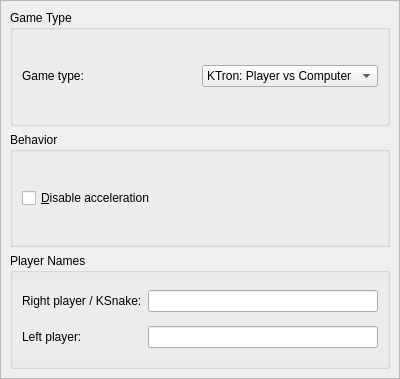
<?xml version="1.0" encoding="UTF-8"?>
<ui version="4.0">
 <class>General</class>
 <widget class="QWidget" name="General">
  <property name="geometry">
   <rect>
    <x>0</x>
    <y>0</y>
    <width>400</width>
    <height>379</height>
   </rect>
  </property>
  <layout class="QVBoxLayout">
   <property name="spacing">
    <number>0</number>
   </property>
   <property name="margin">
    <number>0</number>
   </property>
   <item>
    <widget class="QFrame" name="generalFrame">
     <property name="frameShape">
      <enum>QFrame::StyledPanel</enum>
     </property>
     <property name="frameShadow">
      <enum>QFrame::Plain</enum>
     </property>
     <property name="lineWidth">
      <number>0</number>
     </property>
     <layout class="QVBoxLayout">
      <item>
       <widget class="QGroupBox" name="gameTypeGroup">
        <property name="title">
         <string>Game Type</string>
        </property>
        <layout class="QGridLayout">
         <item row="0" column="1">
          <widget class="KComboBox" name="kcfg_GameType">
           <item>
            <property name="text">
             <string>KTron: Player vs Computer</string>
            </property>
           </item>
           <item>
            <property name="text">
             <string>KTron: Player vs Player</string>
            </property>
           </item>
           <item>
            <property name="text">
             <string>KSnake: Single player</string>
            </property>
           </item>
          </widget>
         </item>
         <item row="0" column="0">
          <widget class="QLabel" name="gameTypeLabel">
           <property name="text">
            <string>Game type:</string>
           </property>
           <property name="wordWrap">
            <bool>false</bool>
           </property>
          </widget>
         </item>
        </layout>
       </widget>
      </item>
      <item>
       <widget class="QGroupBox" name="behaviorGroup">
        <property name="title">
         <string>Behavior</string>
        </property>
        <layout class="QVBoxLayout">
         <item>
          <widget class="QCheckBox" name="kcfg_AcceleratorBlocked">
           <property name="text">
            <string>&amp;Disable acceleration</string>
           </property>
          </widget>
         </item>
        </layout>
       </widget>
      </item>
      <item>
       <widget class="QGroupBox" name="playerNamesGroup">
        <property name="title">
         <string>Player Names</string>
        </property>
        <layout class="QGridLayout">
         <item row="0" column="1">
          <widget class="KLineEdit" name="kcfg_NamePlayer1"/>
         </item>
         <item row="1" column="1">
          <widget class="KLineEdit" name="kcfg_NamePlayer2"/>
         </item>
         <item row="0" column="0">
          <widget class="QLabel" name="namePlayer1Label">
           <property name="text">
            <string>Right player / KSnake:</string>
           </property>
           <property name="wordWrap">
            <bool>false</bool>
           </property>
          </widget>
         </item>
         <item row="1" column="0">
          <widget class="QLabel" name="namePlayer2Label">
           <property name="text">
            <string>Left player:</string>
           </property>
           <property name="wordWrap">
            <bool>false</bool>
           </property>
          </widget>
         </item>
        </layout>
       </widget>
      </item>
     </layout>
    </widget>
   </item>
  </layout>
 </widget>
 <customwidgets>
  <customwidget>
   <class>KLineEdit</class>
   <extends>QLineEdit</extends>
   <header>klineedit.h</header>
  </customwidget>
  <customwidget>
   <class>KComboBox</class>
   <extends>QComboBox</extends>
   <header>kcombobox.h</header>
  </customwidget>
 </customwidgets>
 <resources/>
 <connections/>
</ui>
